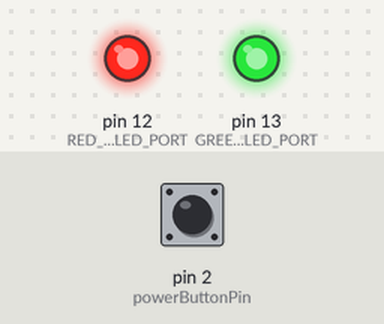
Simulated run of this sketch. Board: Arduino Mega 2560, built for the host (arithmetic inside an expression is 32-bit, double 64-bit). On the bench: output pins drawn as LEDs (lit = HIGH). Inputs (shaded band) come from the test bench; at power-on: pin 2 (powerButtonPin) HIGH. WiFi joins after 1.5 s; servers stay silent unless stated; pins used as bus, display or sensor lines are not drawn.

Above: at 0.1 s.
Timing chart, 0 to 1.8 s (numbered marks = the images above):
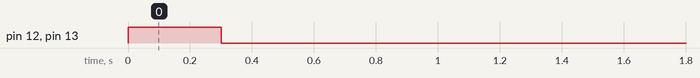

The sketch:

Arduino_WoL.ino
```cpp
/*


////////////////////---||||||||||********||||||||||---\\\\\\\\\\\\\\\\\\\\
//||               FUNCTION = A10 FRONT CONSOLE INPUT CONTROLLER      ||\\
//||              LOCATION IN THE PIT = FRONT PORT                     ||\\
//||            ARDUINO PROCESSOR TYPE = Arduino Mega 2560            ||\\
//||      ARDUINO CHIP SERIAL NUMBER = SN -      ||\\
//||                    CONNECTED COM PORT = COM 4                    ||\\
//||               ****ADD ASSIGNED COM PORT NUMBER****               ||\\
//||            ****DO CHECK S/N BEFORE UPLOAD NEW DATA****           ||\\
////////////////////---||||||||||********||||||||||---\\\\\\\\\\\\\\\\\\\\

*/


int Ethernet_In_Use = 1;
int Reflector_In_Use = 1;

const int powerButtonPin = 2;  // Power Down button
bool lastPowerState = HIGH;
unsigned long debounceDelay = 50;


// ###################################### Begin Ethernet Related #############################
#include <SPI.h>
#include <Ethernet.h>
#include <EthernetUdp.h>

#define EthernetStartupDelay 500
#define ES1_RESET_PIN 53

String BoardName = "WoL Test";

// These local Mac and IP Address will be reassigned early in startup based on
// the device ID as set by address pins
byte mac[] = { 0xA8, 0x61, 0x0A, 0x67, 0x83, 0x00 };
String sMac = "A8:61:0A:67:83:00";
IPAddress ip(172, 16, 1, 100);
String strMyIP = "172.16.1.100";

// Reflector
IPAddress reflectorIP(172, 16, 1, 10);
String strReflectorIP = "X.X.X.X";

// Arduino Due for Keystroke translation and Pixel Led driving
IPAddress targetIP(172, 16, 1, 110);
String strTargetIP = "X.X.X.X";

// Computer Running MSFS
IPAddress MSFSIP(172, 16, 1, 10);
String strMSFSIP = "X.X.X.X";

const unsigned int localport = 7788;
const unsigned int localdebugport = 7795;
const unsigned int keyboardport = 7788;
const unsigned int ledport = 7789;
const unsigned int remoteport = 7790;
const unsigned int reflectorport = 27000;
const unsigned int MSFSport = 7791;

int packetSize;
int debugLen;
EthernetUDP udp;
EthernetUDP debugUDP;
char packetBuffer[1000];     //buffer to store the incoming data
char outpacketBuffer[1000];  //buffer to store the outgoing data
const unsigned long delayBeforeSendingPacket = 2000;
unsigned long ethernetStartTime = 0;


void SendDebug(String MessageToSend) {
  if ((Reflector_In_Use == 1) && (Ethernet_In_Use == 1)) {
    udp.beginPacket(reflectorIP, reflectorport);
    udp.print(MessageToSend);
    udp.endPacket();
  }
}
// ###################################### End Ethernet Related #############################

// THE LED PORTS WILL CHANGE FROM THE V1.1 PCB TO THE FOLLOWING
#define RED_STATUS_LED_PORT 12
#define GREEN_STATUS_LED_PORT 13
#define Check_LED_R 14
#define Check_LED_G 15

#define FLASH_TIME 300

unsigned long NEXT_STATUS_TOGGLE_TIMER = 0;
bool GREEN_LED_STATE = false;
bool RED_LED_STATE = false;
unsigned long timeSinceRedLedChanged = 0;


void setup() {

  pinMode(powerButtonPin, INPUT_PULLUP);

  pinMode(GREEN_STATUS_LED_PORT, OUTPUT);
  pinMode(RED_STATUS_LED_PORT, OUTPUT);
  digitalWrite(GREEN_STATUS_LED_PORT, true);
  digitalWrite(RED_STATUS_LED_PORT, true);
  delay(FLASH_TIME);
  digitalWrite(GREEN_STATUS_LED_PORT, false);
  digitalWrite(RED_STATUS_LED_PORT, false);
  delay(FLASH_TIME);

  if (Ethernet_In_Use == 1) {

    // Reset Ethernet Module
    pinMode(ES1_RESET_PIN, OUTPUT);
    digitalWrite(ES1_RESET_PIN, LOW);
    delay(2);
    digitalWrite(ES1_RESET_PIN, HIGH);

    Ethernet.begin(mac, ip);
    udp.begin(localport);

    // As it takes a couple of seconds before the Ethernet Stack is operational
    // Flash leds until time period has completed
    ethernetStartTime = millis() + delayBeforeSendingPacket;
    while (millis() <= ethernetStartTime) {
      delay(FLASH_TIME);
      digitalWrite(Check_LED_G, false);
      delay(FLASH_TIME);
      digitalWrite(Check_LED_G, true);
    }

    SendDebug(BoardName + " Ethernet Started " + strMyIP + " " + sMac);
  };

  SendDebug(BoardName + "Setup Complete");
}

byte targetMAC[] = {0x10, 0xFF, 0xE0, 0xB5, 0xB4, 0xBD };
void sendWOL(byte *mac) {

  // 10:ff:e0:b5:b4:bd
  IPAddress broadcastIP(255, 255, 255, 255);  // LAN broadcast address

  const int wolPort = 9; // UDP port for Wake-on-LAN
  const int packetSize = 102; // 6 x 0xFF + 16 x MAC(6 bytes)
  byte magicPacket[packetSize];

  // 6 times 0xFF
  for (int i = 0; i < 6; i++) {
    magicPacket[i] = 0xFF;
  }

  // 16 times target MAC
  for (int i = 6; i < packetSize; i++) {
    magicPacket[i] = mac[(i - 6) % 6];
  }

  // Send packet to broadcast IP
  udp.beginPacket(broadcastIP, wolPort);
  udp.write(magicPacket, packetSize);
  udp.endPacket();
}

void loop() {

  if (millis() >= NEXT_STATUS_TOGGLE_TIMER) {
    RED_LED_STATE = !RED_LED_STATE;

    digitalWrite(Check_LED_G, RED_LED_STATE);
    digitalWrite(Check_LED_R, !RED_LED_STATE);
    NEXT_STATUS_TOGGLE_TIMER = millis() + FLASH_TIME;
  }

    // === Power Down Button ===
  bool powerState = digitalRead(powerButtonPin);
  if (powerState == LOW && lastPowerState == HIGH) {
    delay(debounceDelay);
    if (digitalRead(powerButtonPin) == LOW) {
      sendWOL(targetMAC);
    }
  }
}
```
